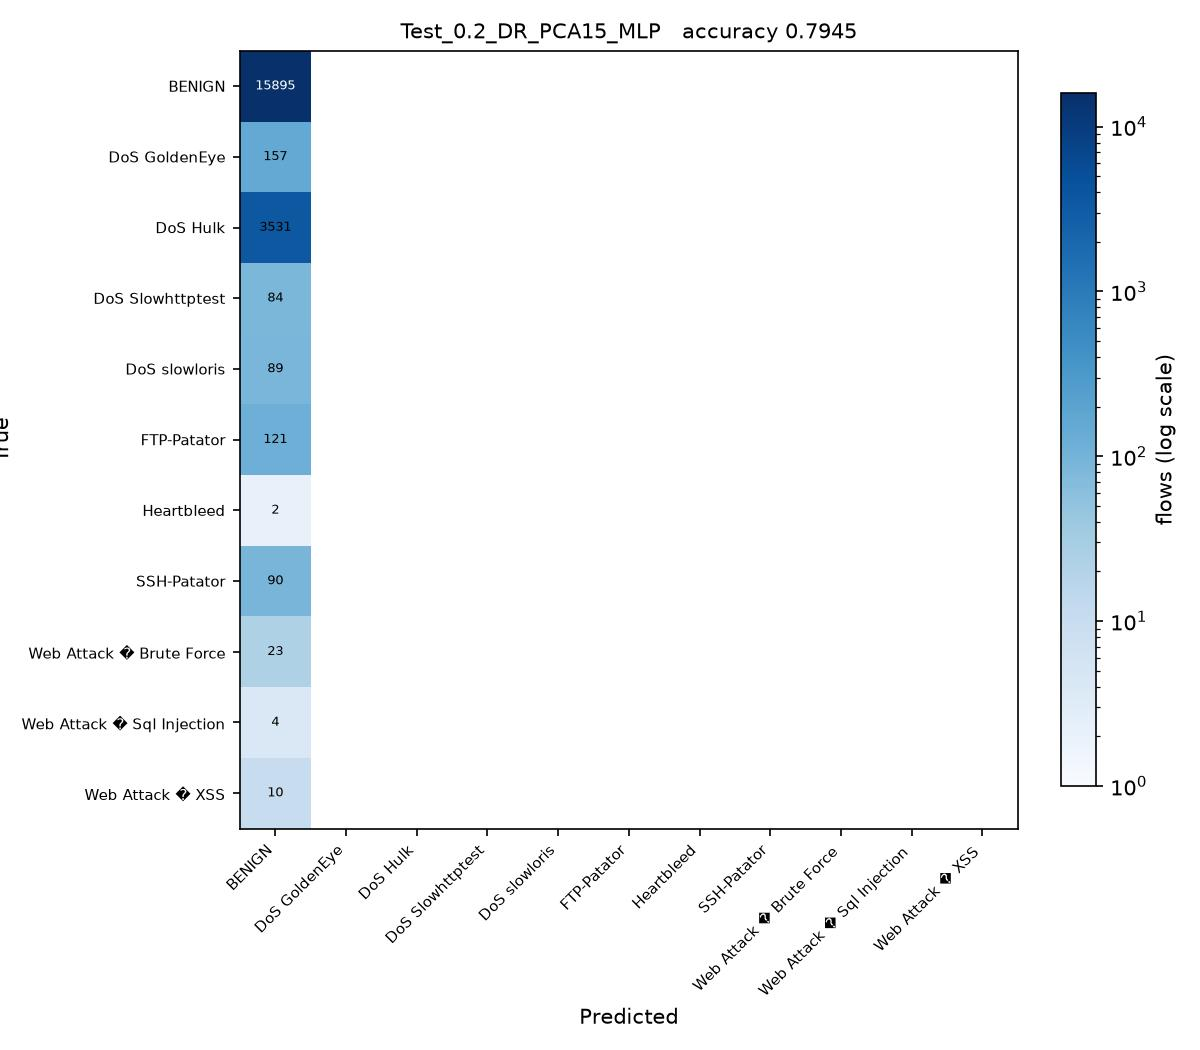

Source code (Python):
# Test_0.2_DR_PCA15_MLP.py
#
# Test size 0.2  |  PCA, 15 components  |  Multilayer Perceptron (sheet #18)
#
# This is SGDC_60_40.py with the changes marked CHANGE below and nothing else.

import os
from pathlib import Path

# CHANGE 1: find the folder holding the three CSV files and run from there, so
# the plain file names below resolve no matter where this script is started
# from or how deeply it sits inside the project folder.
HERE = Path(__file__).resolve().parent
for PROJECT in [HERE, *HERE.parents]:
    if (PROJECT / 'Tuesday-WorkingHours.pcap_ISCX.csv').exists():
        os.chdir(PROJECT)
        break
else:
    raise SystemExit('Put this folder inside the folder that holds the three '
                     'CIC-IDS2017 CSV files, then run the script again.')
import numpy as np
import pandas as pd

df1 = pd.read_csv('Tuesday-WorkingHours.pcap_ISCX.csv', low_memory=True)
df2 = pd.read_csv('Wednesday-workingHours.pcap_ISCX.csv', low_memory=True)
df3 = pd.read_csv('Thursday-WorkingHours-Morning-WebAttacks.pcap_ISCX.csv', low_memory=True)

dataset = pd.concat([df1, df2, df3], ignore_index=True)

dataset.columns = dataset.columns.str.strip()

# CHANGE 2: a stratified sample of 100000 flows, the same for every run.
# Gradient Boosting builds one tree per class per stage on a single core, so all
# 1.3 million flows would take hours per script. At least 50 flows of every
# class are kept, so the rare attacks stay in the split.
label = dataset.columns[-1]
dataset = pd.concat(
    [g.sample(n=min(len(g), max(50, round(100000 * len(g) / len(dataset)))), random_state=0)
     for _, g in dataset.groupby(label)],
    ignore_index=True
)

X = dataset.iloc[:, :-1]
y = dataset.iloc[:, -1]

X = X.apply(pd.to_numeric, errors='coerce')

X.replace([np.inf, -np.inf], np.nan, inplace=True)

from sklearn.impute import SimpleImputer

imputer = SimpleImputer(missing_values=np.nan, strategy='mean')
X = imputer.fit_transform(X)

from sklearn.preprocessing import LabelEncoder

labelencoder_y = LabelEncoder()
y = labelencoder_y.fit_transform(y)

from sklearn.model_selection import train_test_split

X_train, X_test, y_train, y_test = train_test_split(
    X,
    y,
    test_size=0.2,   # CHANGE 3: test size
    random_state=0,
    stratify=y
)

# CHANGE 4: PCA, from PCA_LDA_KErnel_PCA_CODE.pdf (fit only on training data)
from sklearn.decomposition import PCA

pca = PCA(n_components=15)
X_train = pca.fit_transform(X_train)
X_test = pca.transform(X_test)

# CHANGE 5: Multilayer Perceptron (sheet #18) in place of SGDClassifier
from sklearn.neural_network import MLPClassifier

classifier = MLPClassifier(hidden_layer_sizes=(64, 32), max_iter=500,
                           random_state=42)

classifier.fit(X_train, y_train)

y_pred = classifier.predict(X_test) 

from sklearn.metrics import confusion_matrix
from sklearn.metrics import accuracy_score
from sklearn.metrics import precision_score
from sklearn.metrics import recall_score
from sklearn.metrics import f1_score
from sklearn.metrics import classification_report

cm = confusion_matrix(y_test, y_pred)

print("Confusion Matrix:\n")
print(cm)

print("\nAccuracy : {:.4f}".format(accuracy_score(y_test, y_pred)))
print("\nPrecision : {:.4f}".format(precision_score(y_test, y_pred, average='weighted')))
print("\nRecall : {:.4f}".format(recall_score(y_test, y_pred, average='weighted')))
print("\nF1 Score : {:.4f}".format(f1_score(y_test, y_pred, average='weighted')))

print("\nClassification Report:\n")
print(classification_report(y_test, y_pred))

# CHANGE 6: save the confusion matrix as Test_0.2_DR_PCA15_MLP.jpg and record the result
import matplotlib
matplotlib.use('Agg')
import matplotlib.pyplot as plt
from matplotlib.colors import LogNorm

here = HERE                     # the folder this script sits in
names = [str(c) for c in labelencoder_y.classes_]
fig, ax = plt.subplots(figsize=(8, 7))
im = ax.imshow(cm, cmap='Blues', norm=LogNorm(vmin=1))
ax.set_xticks(range(len(names)), names, rotation=45, ha='right', fontsize=7)
ax.set_yticks(range(len(names)), names, fontsize=7)
ax.set_xlabel('Predicted')
ax.set_ylabel('True')
ax.set_title('Test_0.2_DR_PCA15_MLP   accuracy {:.4f}'.format(accuracy_score(y_test, y_pred)), fontsize=10)
for i in range(cm.shape[0]):
    for j in range(cm.shape[1]):
        if cm[i, j]:
            ax.text(j, i, cm[i, j], ha='center', va='center', fontsize=6,
                    color='white' if cm[i, j] > cm.max() / 3 else 'black')
fig.colorbar(im, ax=ax, fraction=0.04, label='flows (log scale)')
fig.tight_layout()
fig.savefig(here / 'Test_0.2_DR_PCA15_MLP.jpg', dpi=150)
plt.close(fig)

row = pd.DataFrame([{
    'Test': 0.2, 'DR': 'PCA15', 'Clas': 'MLP',
    'Acc': round(accuracy_score(y_test, y_pred), 4),
    'Pre': round(precision_score(y_test, y_pred, average='weighted'), 4),
    'Rec': round(recall_score(y_test, y_pred, average='weighted'), 4),
    'F1': round(f1_score(y_test, y_pred, average='weighted'), 4),
    'script': 'Test_0.2_DR_PCA15_MLP',
}])
# one file per run, so several scripts can run at the same time without
# overwriting each other. 21_run_45_mix.py merges them into the Excel sheet.
out = PROJECT / 'results' / 'parts_mix' / 'Test_0.2_DR_PCA15_MLP.csv'
out.parent.mkdir(parents=True, exist_ok=True)
row.to_csv(out, index=False)
